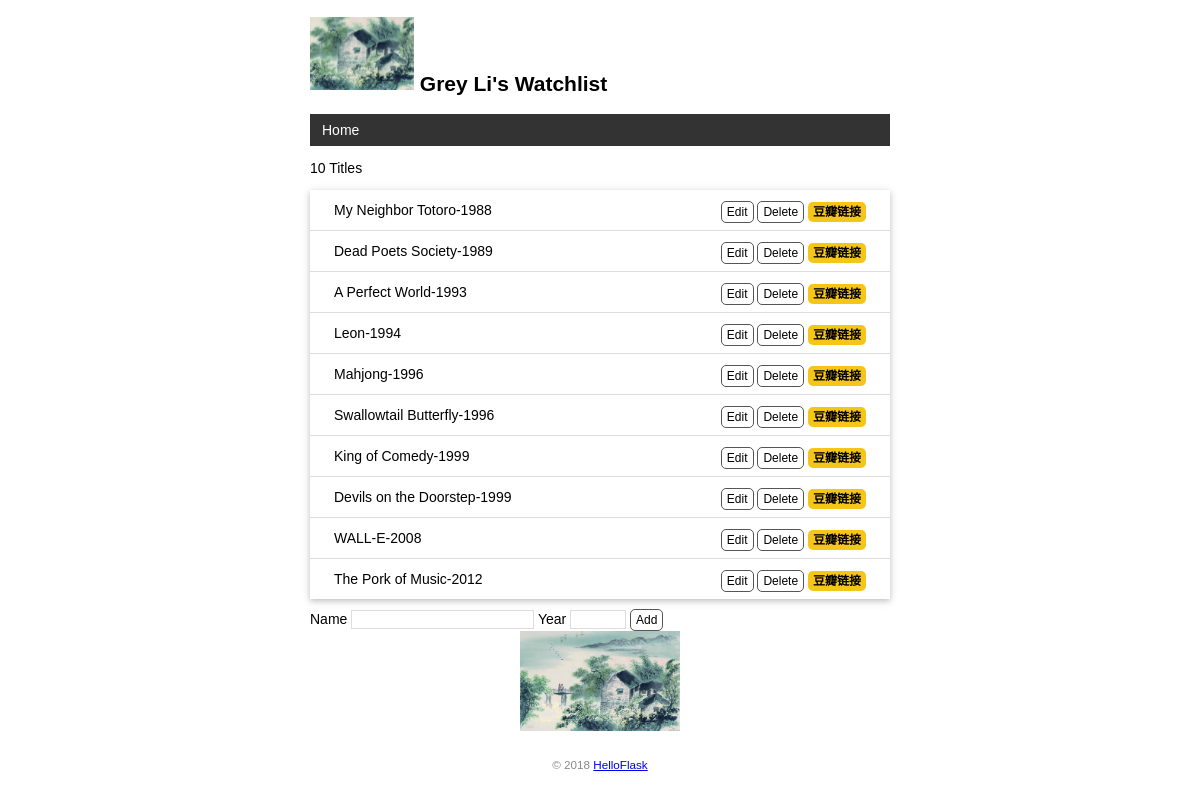
Before: / with the older database file.
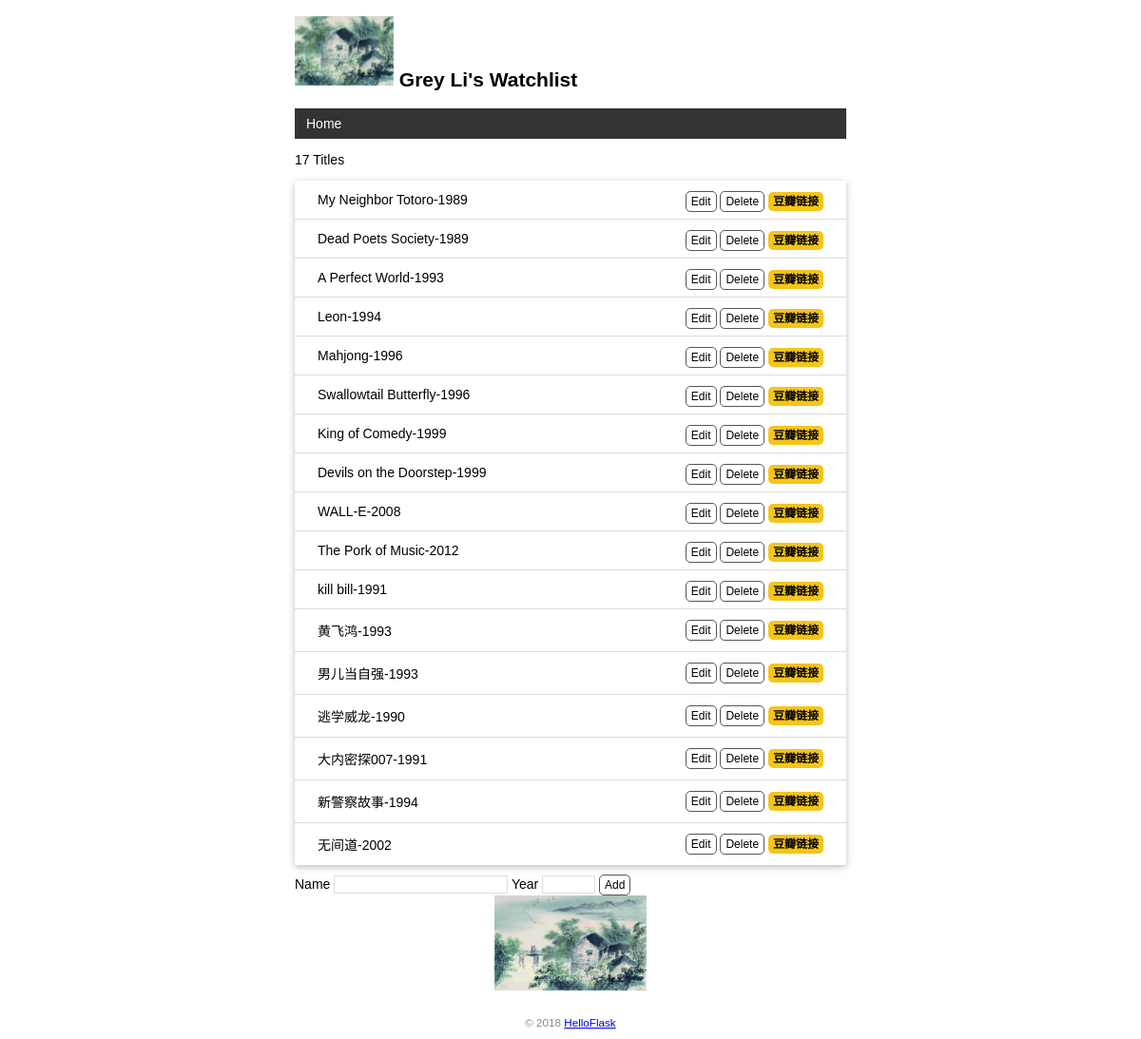
After: the same page with the newer database file.
### app.py (models this page shows)
class User(db.Model):  # 表名将会是 user（自动生成，小写处理）
    id = db.Column(db.Integer, primary_key=True)  # 主键
    name = db.Column(db.String(20))  # 名字

class Movie(db.Model):  # 表名将会是 movie
    id = db.Column(db.Integer, primary_key=True)  # 主键
    title = db.Column(db.String(60))  # 电影标题
    year = db.Column(db.String(4))  # 电影年份

### app.py (the view, shortened to what this page needs)
@app.route('/',methods=['GET','POST'])
def index():
    movies=Movie.query.all()
    return render_template('index.html',movies=movies)

### app.py (called while the page is built)
@app.context_processor
def inject_user():
    user=User.query.first()
    return dict(user=user)

### templates/index.html
{% extends 'base.html' %}
{% block content %}
    <p>
        {{ movies|length }} Titles
    </p>
    <ul class="movie-list">
        {% for movie in movies %}
        <li>{{ movie.title }}-{{ movie.year }}
        <span class="float-right">
             <a class="btn" href="{{ url_for('edit', movie_id=movie.id) }}">Edit</a>
            <a class="btn" href="{{ url_for('delete', movie_id=movie.id) }}">Delete</a>
    <a class="imdb" href="https://movie.douban.com/subject_search?search_text={{ movie.title }}" target="_blank" title="Find this movie on douban">豆瓣链接</a>
    </span>
        </li>
        {% endfor %}
    </ul>
    <form method="post">
    Name <input type="text" name="title" autocomplete="off" required>
    Year <input type="text" name="year" autocomplete="off" required>
    <input class="btn" type="submit" name="submit" value="Add">
</form>
        <img alt="orgin"class="orgin" src="{{ url_for('static',filename='images/orgin.jpeg') }}">
{% endblock %}

### templates/base.html (shortened to what this page needs)
<!DOCTYPE html>
<html lang="en">
<head>
    {% block head %}
    <link rel="stylesheet" href="{{ url_for('static', filename='style.css') }}" type="text/css">
    {% endblock %}
</head>
<body>
    <h2>
        <img alt="Avatar" class="avatar" src="{{ url_for('static', filename='images/picture.png') }}">
        {{ user.name }}'s Watchlist
    </h2>
    <nav>
        <ul>
            <li><a href="{{ url_for('index') }}">Home</a></li>
        </ul>
    </nav>
    {% block content %}{% endblock %}
    <footer>
        <small>&copy; 2018 <a href="http://helloflask.com/tutorial">HelloFlask</a></small>
    </footer>
</body>
</html>

### static/style.css (style rules this page uses)
body { margin: auto; max-width: 580px; font-size: 14px; font-family: Helvetica, Arial, sans-serif; }
footer { color: #888; margin-top: 15px; text-align: center; padding: 10px; }
.movie-list { list-style-type: none; padding: 0; margin-bottom: 10px; box-shadow: 0 2px 5px 0 rgba(0, 0, 0, 0.16), 0 2px 10px 0 rgba(0, 0, 0, 0.12); }
.movie-list li { padding: 12px 24px; border-bottom: 1px solid #ddd; }
.movie-list li:last-child { border-bottom:none; }
.orgin { display: block; margin: 0 auto; height: 100px; }
nav ul { list-style-type: none; margin: 0; padding: 0; overflow: hidden; background-color: #333; }
nav li { float: left; }
nav li a { display: block; color: white; text-align: center; padding: 8px 12px; text-decoration: none; }
.float-right { float: right; }
.imdb { font-size: 12px; font-weight: bold; color: black; text-decoration: none; background: #F5C518; border-radius: 5px; padding: 3px 5px; }
input[type=submit] { font-family: inherit; }
input[type=text] { border: 1px solid #ddd; }
input[name=year] { width: 50px; }
.btn { font-size: 12px; padding: 3px 5px; text-decoration: none; cursor: pointer; background-color: white; color: black; border: 1px solid #555555; border-radius: 5px; }

Changed rows visible on the page:
changed Movie "My Neighbor Totoro": year "1988" → "1989"
added Movie: title "kill bill", year "1991"
added Movie: title "黄飞鸿", year "1993"
added Movie: title "男儿当自强", year "1993"
added Movie: title "逃学威龙", year "1990"
added Movie: title "大内密探007", year "1991"
added Movie: title "新警察故事", year "1994"
added Movie: title "无间道", year "2002"
Other visible differences:
{{ movies|length }}: "10" → "17"
